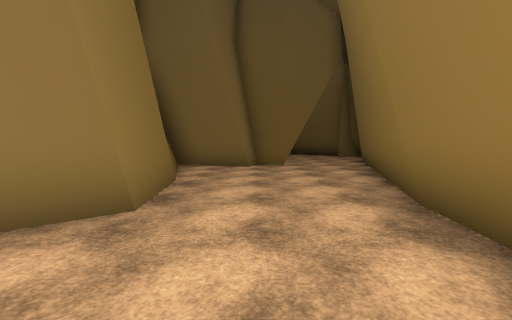
View 1 (above)

13 first-person views from a walk through a scene from a Unity 3-D project. The camera is 1.5 m above the floor, tilts 4° down and sees 90° across. The floor is counted in squares, 2 m on a side. Each view is taken from the middle of a square. On the plan, view 1 faces up. The plan holds only what a view shows up to about 9 squares ahead; the rest is blank. The place goes on beyond the plan. Some surface patterns are stand-ins.

View 2
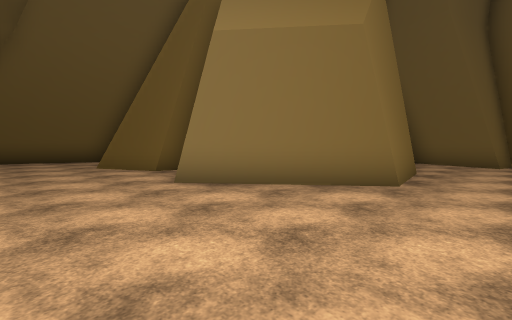

View 3
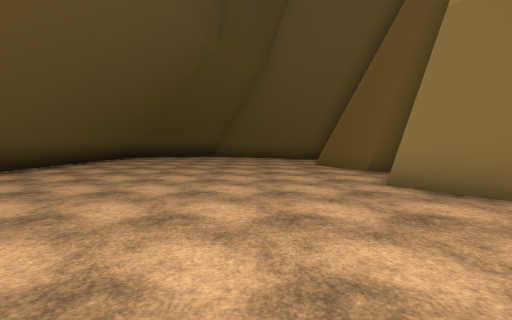

View 4
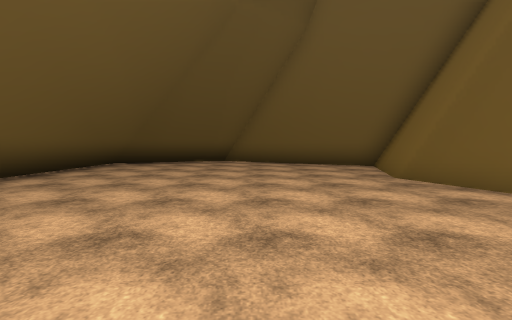

View 5
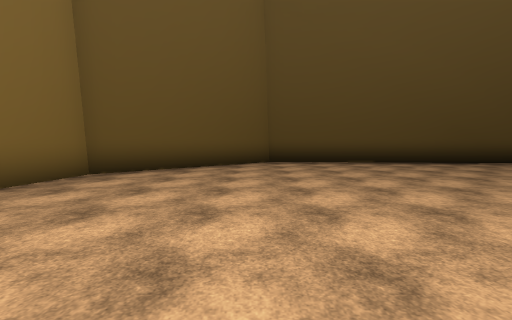

View 6
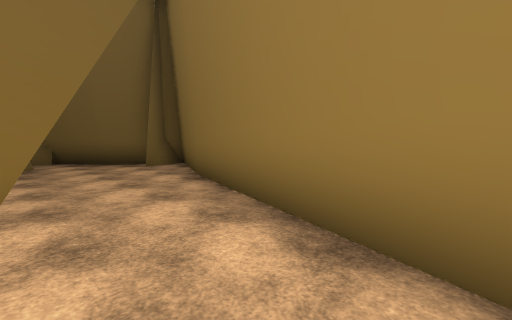

View 7
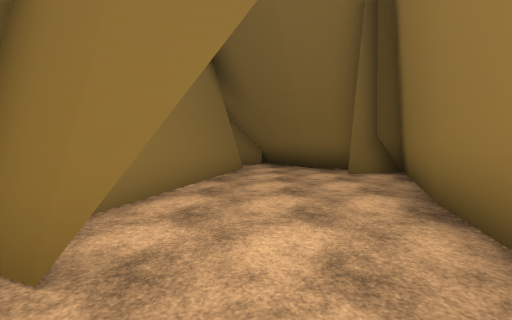

View 8
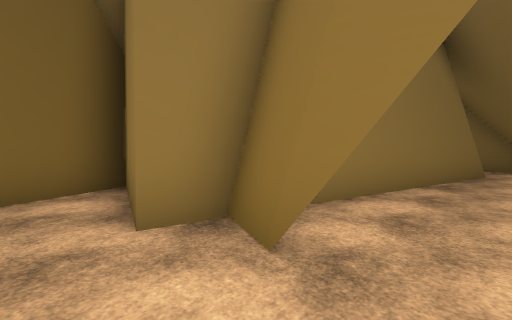

View 9
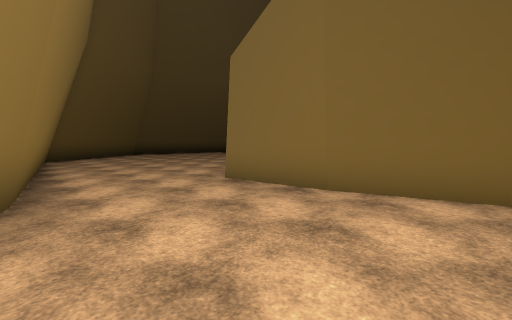

View 10
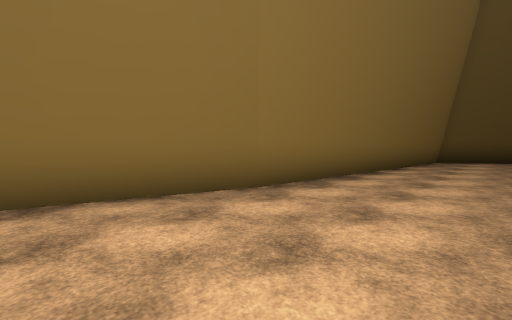

View 11
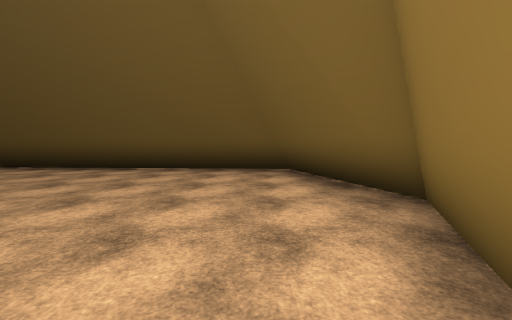

View 12
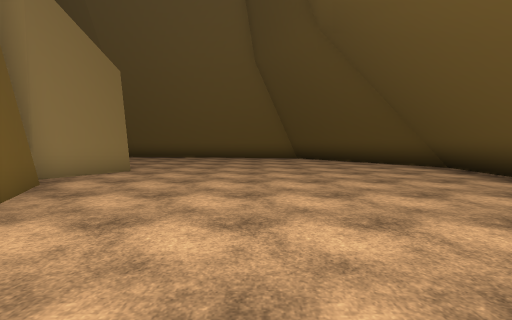

View 13
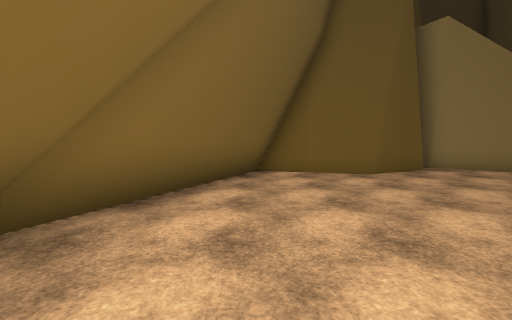

### Floor plan
Points are (right, up) in squares from view 1. A wall is a line through its corners. A room is listed if a view was taken in it or the views show most of it. See-through windows are left out.
Room 1 (views 1, 2, 3, 4, 5, 6, 7, 8, 9, 10, 11, 12, 13)
walls: (-4.3, 0.4) (-5.9, 1.6); (-6.3, 1.6) (-6.5, 1) (-8, 0.2) (-8.5, 0.3); (1.8, 3) (4.1, 10.1); (-2.1, 5.6) (-1.7, 4.9) (-1.4, 2.7) (-4.3, 0.4) (-4.6, 0.6); (-8.8, 0.4) (-10.7, 0.9) (-12.9, -3.9) (-12.7, -4.2); (0.7, -4.9) (1.8, 3.3); (-2.3, 6.6) (-1.9, 5); (-0.3, 7.8) (-2.9, 8.6) (-2.4, 6.9); (1, 8.4) (-0.2, 8.9); (1.4, 8.6) (0.8, 8.5); (-12.5, -4) (-11.4, -7.3); (-12.7, -3.7) (-12.4, -4.2); (-12.7, -4.1) (-11.5, -7.5); (-10.8, -7.4) (-3.4, -8) (-2.8, -7.5); (-11.7, -7.5) (-3.4, -8.2) (0.8, -4.6); (4, 9.6) (5.6, 13.3); (1.5, 14.4) (-0.2, 8.4); (4.8, 13.2) (4, 12.6); (3.2, 14.2) (1.9, 15.9); (4.5, 13.6) (3.5, 14) (3.2, 14.4); (5.5, 13) (3.4, 13.9) (2.9, 14.4); (2.3, 15.7) (1.2, 15.6)
low walls: (-9.8, 0.4) (-11, 0.8); (-3.4, -8.2) (-3.1, -8); (-2.7, 8.6) (-1.6, 5); (-12.9, -4) (-11.7, -7.5); (-13.1, -4.2) (-11.9, -7.8) (-3.4, -8.4) (0.7, -4.9); (3.6, 14) (2.2, 15.9); (4.6, 13.7) (3.7, 14.1)

Where each view was taken, in squares from view 1:
view 1: 0 up, 0 right, facing up
view 2: 2 down, 0 right, facing up-left
view 3: 2 down, 0 right, facing left
view 4: 3 down, 3 left, facing left
view 5: 1 up, 3 left, facing down
view 6: 5 up, 1 right, facing up-right
view 7: 7 up, 2 right, facing up
view 8: 7 up, 2 right, facing up-left
view 9: 7 up, 2 right, facing down-left
view 10: 6 up, 1 left, facing down-right
view 11: 1 down, 11 left, facing down
view 12: 3 down, 11 left, facing right
view 13: 6 down, 11 left, facing up
